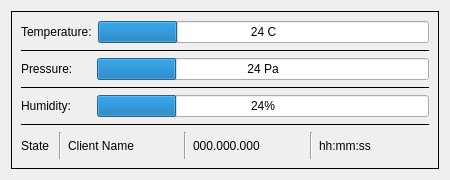
<?xml version="1.0" encoding="UTF-8"?>
<ui version="4.0">
 <class>ClientInfoView</class>
 <widget class="QWidget" name="ClientInfoView">
  <property name="geometry">
   <rect>
    <x>0</x>
    <y>0</y>
    <width>450</width>
    <height>180</height>
   </rect>
  </property>
  <property name="sizePolicy">
   <sizepolicy hsizetype="Preferred" vsizetype="Preferred">
    <horstretch>0</horstretch>
    <verstretch>0</verstretch>
   </sizepolicy>
  </property>
  <property name="maximumSize">
   <size>
    <width>450</width>
    <height>180</height>
   </size>
  </property>
  <property name="windowTitle">
   <string>Client Info</string>
  </property>
  <layout class="QGridLayout" name="gridLayout">
   <item row="0" column="0">
    <widget class="QFrame" name="frame">
     <property name="frameShape">
      <enum>QFrame::Box</enum>
     </property>
     <property name="frameShadow">
      <enum>QFrame::Plain</enum>
     </property>
     <layout class="QGridLayout" name="gridLayout_2">
      <item row="1" column="0">
       <widget class="Line" name="line">
        <property name="frameShadow">
         <enum>QFrame::Plain</enum>
        </property>
        <property name="orientation">
         <enum>Qt::Horizontal</enum>
        </property>
       </widget>
      </item>
      <item row="3" column="0">
       <widget class="Line" name="line_2">
        <property name="frameShadow">
         <enum>QFrame::Plain</enum>
        </property>
        <property name="orientation">
         <enum>Qt::Horizontal</enum>
        </property>
       </widget>
      </item>
      <item row="2" column="0">
       <layout class="QHBoxLayout" name="horizontalLayout">
        <item>
         <widget class="QLabel" name="label_2">
          <property name="minimumSize">
           <size>
            <width>70</width>
            <height>0</height>
           </size>
          </property>
          <property name="text">
           <string>Pressure:</string>
          </property>
         </widget>
        </item>
        <item>
         <widget class="QProgressBar" name="progPress">
          <property name="value">
           <number>24</number>
          </property>
          <property name="format">
           <string>%p Pa</string>
          </property>
         </widget>
        </item>
       </layout>
      </item>
      <item row="4" column="0">
       <layout class="QHBoxLayout" name="horizontalLayout_3">
        <item>
         <widget class="QLabel" name="label_3">
          <property name="minimumSize">
           <size>
            <width>70</width>
            <height>0</height>
           </size>
          </property>
          <property name="text">
           <string>Humidity:</string>
          </property>
         </widget>
        </item>
        <item>
         <widget class="QProgressBar" name="progHumi">
          <property name="value">
           <number>24</number>
          </property>
         </widget>
        </item>
       </layout>
      </item>
      <item row="6" column="0">
       <layout class="QHBoxLayout" name="horizontalLayout_4">
        <item>
         <widget class="QLabel" name="label_7">
          <property name="minimumSize">
           <size>
            <width>10</width>
            <height>0</height>
           </size>
          </property>
          <property name="maximumSize">
           <size>
            <width>32</width>
            <height>16777215</height>
           </size>
          </property>
          <property name="text">
           <string>State</string>
          </property>
         </widget>
        </item>
        <item>
         <widget class="Line" name="line_5">
          <property name="orientation">
           <enum>Qt::Vertical</enum>
          </property>
         </widget>
        </item>
        <item>
         <widget class="QLabel" name="lblCliName">
          <property name="text">
           <string>Client Name</string>
          </property>
         </widget>
        </item>
        <item>
         <widget class="Line" name="line_4">
          <property name="orientation">
           <enum>Qt::Vertical</enum>
          </property>
         </widget>
        </item>
        <item>
         <widget class="QLabel" name="lblCliIP">
          <property name="text">
           <string>000.000.000</string>
          </property>
         </widget>
        </item>
        <item>
         <widget class="Line" name="line_3">
          <property name="orientation">
           <enum>Qt::Vertical</enum>
          </property>
         </widget>
        </item>
        <item>
         <widget class="QLabel" name="lblCliTime">
          <property name="text">
           <string>hh:mm:ss</string>
          </property>
         </widget>
        </item>
       </layout>
      </item>
      <item row="0" column="0">
       <layout class="QHBoxLayout" name="horizontalLayout_2">
        <item>
         <widget class="QLabel" name="label">
          <property name="minimumSize">
           <size>
            <width>70</width>
            <height>0</height>
           </size>
          </property>
          <property name="text">
           <string>Temperature:</string>
          </property>
         </widget>
        </item>
        <item>
         <widget class="QProgressBar" name="progTemp">
          <property name="value">
           <number>24</number>
          </property>
          <property name="format">
           <string>%p C</string>
          </property>
         </widget>
        </item>
       </layout>
      </item>
      <item row="5" column="0">
       <widget class="Line" name="line_6">
        <property name="frameShadow">
         <enum>QFrame::Plain</enum>
        </property>
        <property name="orientation">
         <enum>Qt::Horizontal</enum>
        </property>
       </widget>
      </item>
     </layout>
    </widget>
   </item>
  </layout>
 </widget>
 <resources/>
 <connections/>
</ui>
